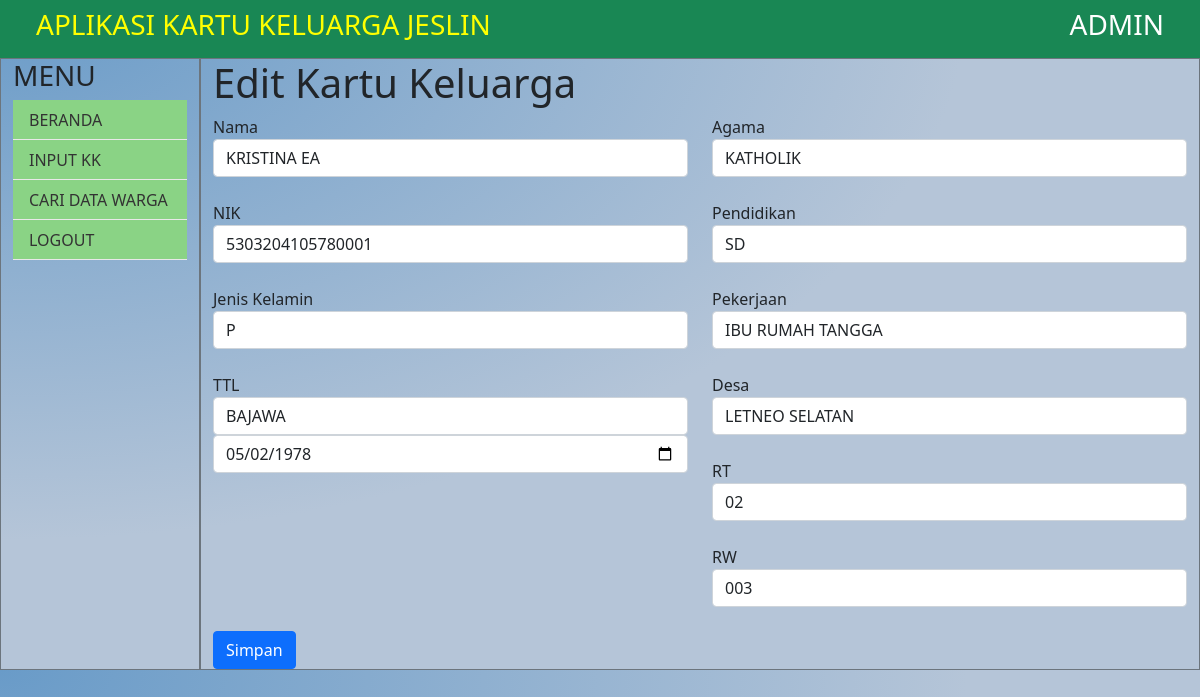
The page /edit.php?id=3 (signed in) on the database its author committed.
### tables this page shows
CREATE TABLE `kk` (
  `idkk` int(10) NOT NULL,
  `nama` varchar(100) NOT NULL,
  `nik` varchar(100) NOT NULL,
  `jk` varchar(2) NOT NULL,
  `tempatlahir` varchar(20) NOT NULL,
  `tanggallahir` date NOT NULL,
  `agama` varchar(20) NOT NULL,
  `pendidikan` varchar(20) NOT NULL,
  `jenispekerjaan` varchar(100) NOT NULL,
  `iddesa` int(10) NOT NULL,
  `rt` varchar(20) NOT NULL,
  `rw` varchar(10) NOT NULL
);

CREATE TABLE `desakelurahan` (
  `iddesa` int(10) NOT NULL,
  `namadesa` varchar(100) NOT NULL,
  `idkecematan` int(10) NOT NULL
);

CREATE TABLE `rt` (
  `idrt` int(10) NOT NULL,
  `namart` varchar(20) NOT NULL
);

CREATE TABLE `rw` (
  `idrw` int(10) NOT NULL,
  `namarw` varchar(20) NOT NULL
);

### edit.php (the view, shortened to what this page needs)
<?php
include('koneksi.php');
include('header.php');
include('kopatas.php');
include('sidebar.php');
$idnya = $_GET['id'];
$sqltampil = $pdo->prepare("SELECT * FROM `kk` WHERE `idkk` = :a");
$sqltampil->bindParam(':a', $idnya);
$sqltampil->execute();
$datanya = $sqltampil->rowCount();
if ($datanya == 0) {
    $_SESSION['pesan'] = "Data salah";
    exit();
} else {
    $datanya1 = $sqltampil->fetch();
    $data1 = $datanya1[1];
    $data2 = $datanya1[2];
    $data3 = $datanya1[3];
    $data4 = $datanya1[4];
    $data5 = $datanya1[5];
    $data6 = $datanya1[6];
    $data7 = $datanya1[7];
    $data8 = $datanya1[8];
    $data9 = $datanya1[9];
    $data10 = $datanya1[10];
    $data11 = $datanya1[11];
?>
<div class="col col-lg-10 border border-secondary">
    <h1>Edit Kartu Keluarga</h1>
    <form method="post" action="edit-simpan.php">
        <div class="row">
            <div class="col col-lg-6">
                <label>Nama</label><br>
                <input type="text" class="form-control" name="nama" value="<?php echo $data1; ?>" required><br>
                <label>NIK</label><br>
                <input type="text" class="form-control" name="nik" value="<?php echo $data2; ?>" required><br>
                <label>Jenis Kelamin</label><br>
                <select name="jk" class="form-control" required>
                    <option value="<?php echo $data3;?>"><?php echo $data3;?></option>
                </select><br>
                <label>TTL</label><br>
                <input type="text" class="form-control" name="tempatlahir" value="<?php echo $data4;?>" required>
				<input type="date" class="form-control" name="tgllahir" value="<?php echo $data5;?>" required><br>
            </div>
            <div class="col col-lg-6">
                <label>Agama</label><br>
                <select name="agama" class="form-control" required>
                <option value="<?php echo $data6;?>"><?php echo $data6;?></option>
                </select><br>
                <label>Pendidikan</label><br>
                <select name="pendidikan" class="form-control" required>
                <option value="<?php echo $data7;?>"><?php echo $data7;?></option>
                </select><br>
				 <label>Pekerjaan</label><br>
                <select name="pekerjaan" class="form-control" required>
                <option value="<?php echo $data8;?>"><?php echo $data8;?></option>
                </select><br>
                <label>Desa</label><br>
                <?php
                $sqldesa1 = $pdo->query("SELECT * FROM `desakelurahan` WHERE iddesa = $data9");
				$datadesa1 = $sqldesa1->fetch();
				?>
                <select name="desa" class="form-control" required>
                <option value="<?php echo $datadesa1[0];?>"><?php echo $datadesa1[1];?></option>
                </select><br>
                <label>RT</label><br>
                <?php
                $sqlrt1 = $pdo->query("SELECT * FROM `rt` WHERE idrt = $data10");
				$datart1 = $sqlrt1->fetch();
				?>
                <select name="rt" class="form-control" required>
                <option value="<?php echo $datart1[0];?>"><?php echo $datart1[1];?></option>
                </select><br>
                <label>RW</label><br>
                <?php
                $sqlrw1 = $pdo->query("SELECT * FROM `rw` WHERE idrw = $data11");
				$datarw1 = $sqlrw1->fetch();
				?>
                <select name="rw" class="form-control" required>
                <option value="<?php echo $datarw1[0];?>"><?php echo $datarw1[1];?></option>
                </select><br>
            </div>
        </div>
        <button name="submit" class="btn btn-primary" type="submit">Simpan</button>
    </form>
</div>
</div>
</div>
<?php
}
include('footer.php');
?>

### header.php (style rules this page uses)
body { width: 100%; height: 100%; background: rgb(105, 155, 200); background: -moz-radial-gradient(top left, ellipse cover, rgba(105, 155, 200, 1) 0%, rgba(181, 197, 216, 1) 57%); background: -webkit-gradient(radial, top left, 0px, top left, 100%, color-stop(0%, rgba(105, 155, 200, 1)), color-stop(57%, rgba(181, 197, 216, 1))); background: -webkit-radial-gradient(top left, ellipse cover, rgba(105, 155, 200, 1) 0%, rgba(181, 197, 216, 1) 57%); background: -o-radial-gradient(top left, ellipse cover, rgba(105, 155, 200, 1) 0%, rgba(181, 197, 216, 1) 57%); background: -ms-radial-gradient(top left, ellipse cover, rgba(105, 155, 200, 1) 0%, rgba(181, 197, 216, 1) 57%); background: radial-gradient(ellipse at top left, rgba(105, 155, 200, 1) 0%, rgba(181, 197, 216, 1) 57%); }

### rows shown on the page
kk: nama "KRISTINA EA", nik "5303204105780001", jk "P", tempatlahir "BAJAWA", tgllahir "05/02/1978", agama "KATHOLIK", pendidikan "SD", pekerjaan "IBU RUMAH TANGGA"
desakelurahan: desa "LETNEO SELATAN"
rt: rt "02"
rw: rw "003"
